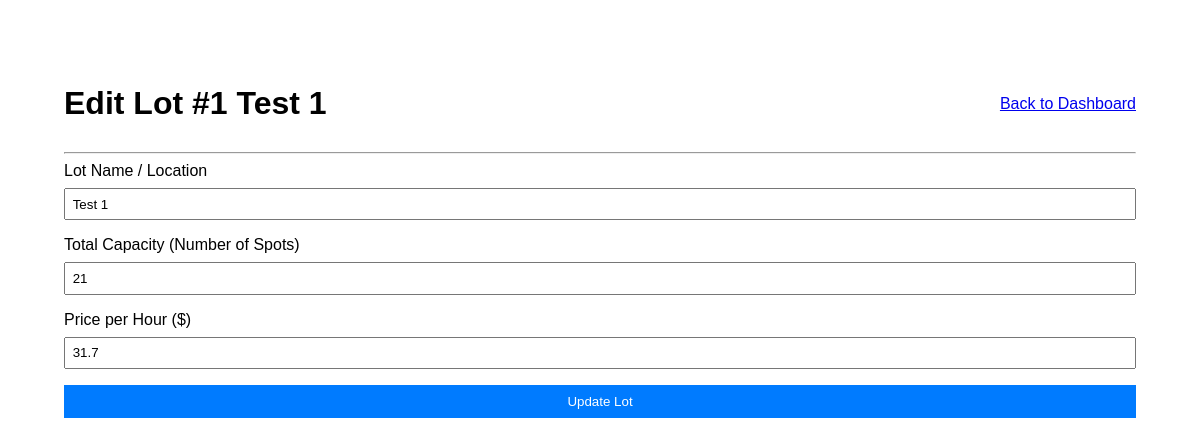
Page /admin/edit_lot/1 (signed in) on the committed database.
### models/models.py (models this page shows)
class ParkingLot(db.Model):
    id = db.Column(db.Integer, primary_key=True)
    name = db.Column(db.String(100), nullable=False)
    capacity = db.Column(db.Integer, nullable=False)
    price_per_hour = db.Column(db.Float, nullable=False)
    spots = db.relationship('ParkingSpot', backref='lot', lazy=True, cascade="all, delete-orphan")

### controllers/controllers.py (the view, shortened to what this page needs)
@app.route('/admin/edit_lot/<int:lot_id>', methods=['GET', 'POST'])
@login_required
@role_required('admin')
def edit_lot(lot_id):
    lot = ParkingLot.query.get_or_404(lot_id)
    return render_template('edit_lot.html', lot=lot)

### app.py (called while the page is built)
@login_manager.user_loader
def load_user(user_id):
    return User.query.get(int(user_id))

### controllers/controllers.py (called while the page is built)
def role_required(role):
    def wrapper(fn):
        @wraps(fn)
        def decorated_view(*args, **kwargs):
            if not current_user.is_authenticated or current_user.role != role:
                flash("You do not have permission to access this page.")
                return redirect(url_for('login'))
            return fn(*args, **kwargs)
        return decorated_view
    return wrapper

### templates/edit_lot.html (shortened to what this page needs)
{% extends 'base.html' %}
{% block content %}
<div style="max-width: 1200px; margin: auto; padding: 2em;">
    <div style="display: flex; justify-content: space-between; align-items: center;">
        <h1>Edit Lot #{{ lot.id }} {{ lot.name }}</h1>
        <a href="{{ url_for('admin_dashboard') }}">Back to Dashboard</a>
    </div>
    <hr>
    <form method="POST" action="{{ url_for('edit_lot', lot_id=lot.id) }}">
        <div class="form-group">
            <label for="name">Lot Name / Location</label>
            <input type="text" id="name" name="name" value="{{ lot.name }}" required>
        </div>
        <div class="form-group">
            <label for="capacity">Total Capacity (Number of Spots)</label>
            <input type="number" id="capacity" name="capacity" min="1" value="{{ lot.capacity }}" required>
        </div>
        <div class="form-group">
            <label for="price">Price per Hour ($)</label>
            <input type="number" id="price" name="price" step="0.01" min="0" value="{{ lot.price_per_hour }}" required>
        </div>
        <button type="submit">Update Lot</button>
    </form>
</div>
{% endblock %}

### templates/base.html (style rules this page uses)
body { font-family: sans-serif; margin: 2em; }
.form-group { margin-bottom: 1em; }
label { display: block; margin-bottom: 0.5em; }
input { width: 100%; padding: 0.5em; box-sizing: border-box; }
button { width: 100%; padding: 0.7em; background-color: #007bff; color: white; border: none; cursor: pointer; }

### rows in the picture
ParkingLot: id "1", name "Test 1", capacity "21", price "31.7"
